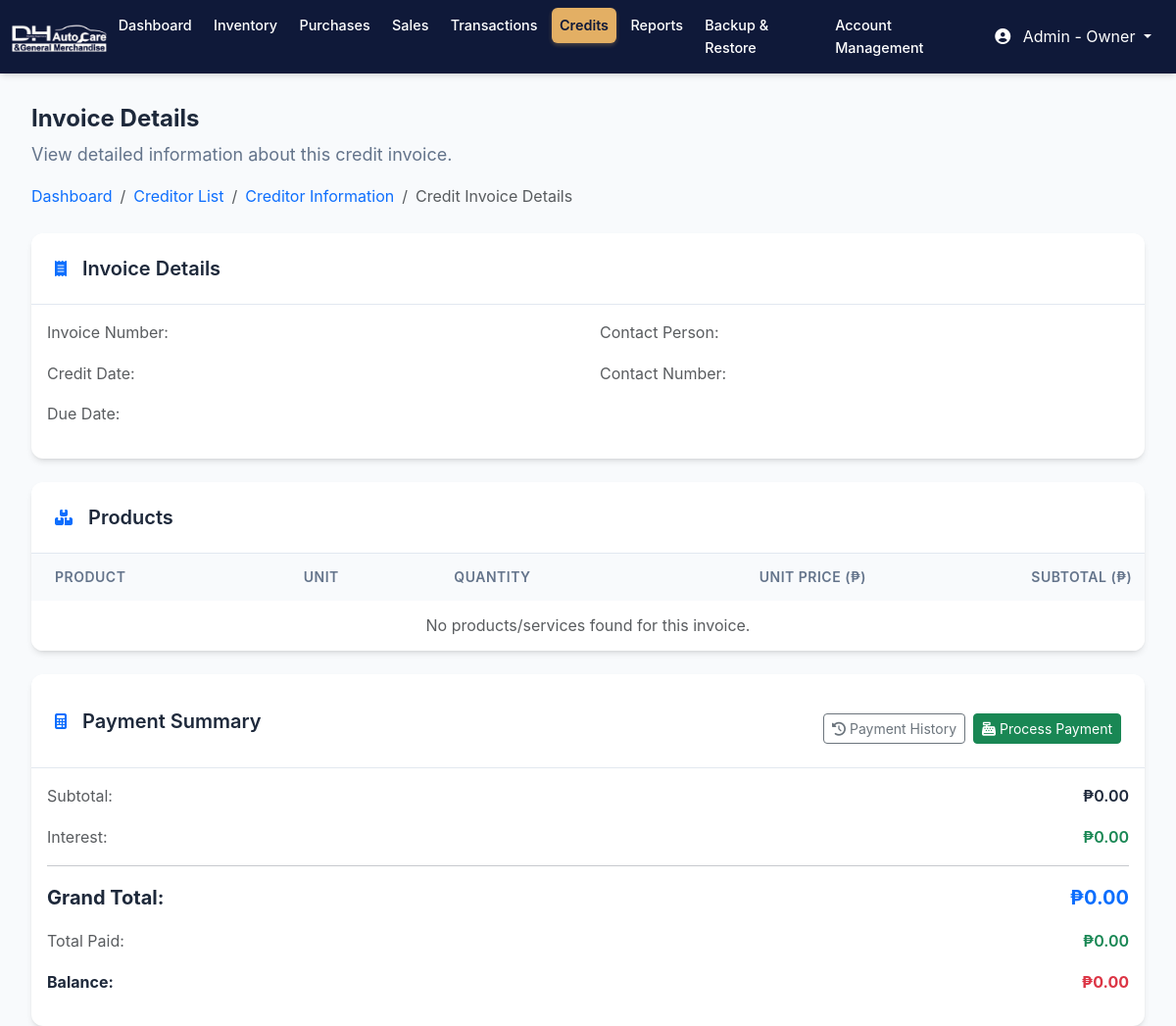
/creditor_invoice_details.php?invoice=INV-2025-00001 (signed in), run on an earlier commit of the app's database.
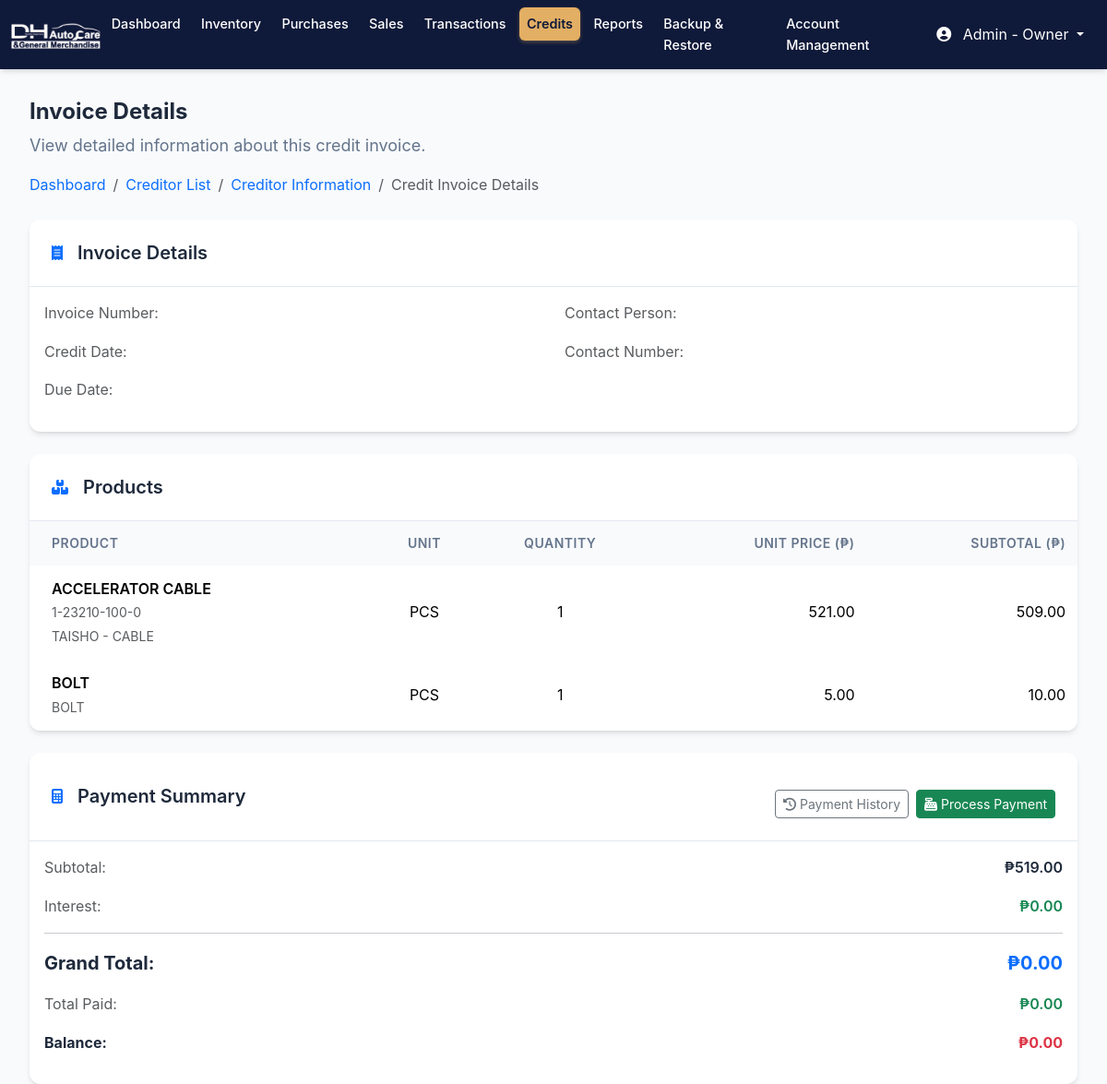
And on a later commit of the database.
### tables this page shows
CREATE TABLE `purchase_transaction_details` (
  `purchased_item_id` int(11) NOT NULL AUTO_INCREMENT,
  `transaction_id` int(11) NOT NULL,
  `product_id` int(11) NOT NULL,
  `purchased_quantity` int(11) NOT NULL CHECK (`purchased_quantity` > 0),
  `unit_price_at_purchase` decimal(10,2) NOT NULL,
  `product_discount` decimal(10,2) DEFAULT 0.00,
  `product_markup` decimal(10,2) NOT NULL,
  `product_subtotal` decimal(10,2) NOT NULL,
  PRIMARY KEY (`purchased_item_id`),
  KEY `transaction_id` (`transaction_id`),
  KEY `product_id` (`product_id`),
  CONSTRAINT `purchase_transaction_details_ibfk_1` FOREIGN KEY (`transaction_id`) REFERENCES `purchase_transactions` (`transaction_id`) ON DELETE CASCADE,
  CONSTRAINT `purchase_transaction_details_ibfk_2` FOREIGN KEY (`product_id`) REFERENCES `tbl_masterlist` (`product_id`) ON DELETE CASCADE
);

CREATE TABLE `tbl_masterlist` (
  `product_id` int(5) NOT NULL AUTO_INCREMENT,
  `item_name` varchar(255) NOT NULL,
  `oem_number` varchar(255) DEFAULT NULL,
  `product_size` varchar(255) NOT NULL,
  `category` varchar(255) DEFAULT NULL,
  `product_brand` varchar(255) DEFAULT NULL,
  `selling_price` decimal(10,2) NOT NULL,
  `unit` varchar(10) NOT NULL,
  `date_added` date NOT NULL,
  `status` varchar(10) NOT NULL,
  `movement_tag` enum('fast','slow','normal','clearance') DEFAULT 'normal',
  PRIMARY KEY (`product_id`)
);

CREATE TABLE `purchase_transactions` (
  `transaction_id` int(11) NOT NULL AUTO_INCREMENT,
  `transaction_date` date NOT NULL,
  `payment_method` varchar(50) NOT NULL,
  `creditor_id` int(11) DEFAULT NULL,
  `subtotal` decimal(10,2) NOT NULL,
  `discount_percentage` decimal(10,2) DEFAULT 0.00,
  `grand_total` decimal(10,2) NOT NULL,
  `external_receipt_no` varchar(50) DEFAULT NULL,
  `invoice_no` varchar(255) NOT NULL,
  `customer_type` varchar(50) DEFAULT NULL,
  `customer_firstName` varchar(255) NOT NULL,
  `customer_middleName` varchar(255) NOT NULL,
  `customer_lastName` varchar(255) NOT NULL,
  `customer_suffix` varchar(255) NOT NULL,
  `created_at` timestamp NOT NULL DEFAULT current_timestamp(),
  PRIMARY KEY (`transaction_id`),
  UNIQUE KEY `external_receipt_no` (`external_receipt_no`),
  KEY `fk_creditor_id` (`creditor_id`),
  CONSTRAINT `fk_creditor_id` FOREIGN KEY (`creditor_id`) REFERENCES `tbl_creditors` (`creditor_id`) ON DELETE CASCADE
);

### creditor_invoice_details.php (the view, shortened to what the changed rows need)
<?php
include 'mycon.php';
$invoiceNo = isset($_GET['invoice']) ? $_GET['invoice'] : '';
$subtotalQuery = "SELECT subtotal FROM purchase_transactions WHERE invoice_no = ? LIMIT 1";
$subtotalStmt = $mysqli->prepare($subtotalQuery);
$subtotalStmt->bind_param('s', $invoiceNo);
$subtotalStmt->execute();
$subtotalResult = $subtotalStmt->get_result();
$subtotalRow = $subtotalResult->fetch_assoc();
$subtotal = $subtotalRow['subtotal'] ?? 0;
$productQuery = "SELECT m.item_name,
                        m.oem_number,
                        m.category,
                        m.product_brand,
                        m.unit,
                        d.purchased_quantity,
                        d.unit_price_at_purchase,
                        d.product_subtotal
                        FROM purchase_transaction_details d
                        LEFT JOIN tbl_masterlist m ON d.product_id = m.product_id
                        JOIN purchase_transactions pt
                        ON d.transaction_id = pt.transaction_id
                        WHERE pt.invoice_no = ?";
$productStmt = $mysqli->prepare($productQuery);
$productStmt->bind_param('s', $invoiceNo);
$productStmt->execute();
$productResult = $productStmt->get_result();
$products = [];
while ($row = $productResult->fetch_assoc()) {
    $products[] = $row;
}
?>
<!DOCTYPE html>
<html lang="en">
<head>
    <link href="bootstrap-5.3.3-dist/css/bootstrap.min.css" rel="stylesheet">
    <link href="assets/docs.css" rel="stylesheet">
    <link rel="stylesheet" href="css/all.min.css">
    <link rel="stylesheet" href="css/fontawesome.min.css">
    <link rel="stylesheet" href="css/jquery-ui.css">
    <link rel="stylesheet" href="css/interfont.css">
    <link rel="stylesheet" href="css/style.css">
</head>
<body>
    <main class="main-content">
        <header class="page-header">
            <div class="header-content">
                <div class="header-left">
                    <h1 class="page-title">Invoice Details</h1>
                </div>
            </div>
        </header>
        <div class="main-container">
            <div class="content-card mb-4">
                <div class="card-body p-0">
                    <div class="table-responsive">
                        <table class="table table-hover mb-0">
                            <thead class="table-light">
                                <tr>
                                    <th class="ps-4">Product</th>
                                    <th class="text-center">Unit</th>
                                    <th class="text-center">Quantity</th>
                                    <th class="text-end">Unit Price (₱)</th>
                                    <th class="text-end">Subtotal (₱)</th>
                                </tr>
                            </thead>
                            <tbody>
                                <?php if (count($products) > 0): ?>
                                    <?php foreach ($products as $prod): ?>
                                    <tr>
                                        <td class="ps-4">
                                            <div class="fw-semibold"><?php echo htmlspecialchars($prod['item_name'] ?? ''); ?></div>
                                            <?php
                                            $partNumberOrSize = '';
                                            if (!empty($prod['oem_number'])) {
                                                $partNumberOrSize = $prod['oem_number'];
                                            } elseif (!empty($prod['product_size'])) {
                                                $partNumberOrSize = $prod['product_size'];
                                            }
                                            if (!empty($partNumberOrSize)) {
                                                echo '<small class="text-muted">' . htmlspecialchars($partNumberOrSize) . '</small><br>';
                                            }
                                            ?>
                                            <small class="text-muted"><?php echo htmlspecialchars($prod['product_brand'] ?? ''); ?><?php if (!empty($prod['product_brand']) && !empty($prod['category'])): ?> - <?php endif; ?><?php echo htmlspecialchars($prod['category'] ?? ''); ?></small>
                                        </td>
                                        <td class="text-center"><?php echo htmlspecialchars($prod['unit'] ?? ''); ?></td>
                                        <td class="text-center"><?php echo htmlspecialchars($prod['purchased_quantity']); ?></td>
                                        <td class="text-end"><?php echo number_format($prod['unit_price_at_purchase'], 2); ?></td>
                                        <td class="text-end"><?php echo number_format($prod['product_subtotal'], 2); ?></td>
                                    </tr>
                                    <?php endforeach; ?>
                                <?php else: ?>
                                    <tr><td colspan="5" class="text-center text-muted">No products/services found for this invoice.</td></tr>
                                <?php endif; ?>
                            </tbody>
                        </table>
                    </div>
                </div>
            </div>
            <div class="content-card">
                <div class="card-body">
                    <div class="row">
                        <div class="col-12">
                            <div class="summary-details">
                                <div class="d-flex justify-content-between mb-3">
                                    <span class="text-muted">Subtotal:</span>
                                    <span class="fw-semibold">₱<?php echo number_format($subtotal, 2); ?></span>
                                </div>
                            </div>
                        </div>
                    </div>
                </div>
            </div>
        </div>
    </main>
</body>
</html>

What changed in the data, as far as the page shows it:
added purchase_transaction_details: product.item_name "ACCELERATOR CABLE", product.oem_number "1-23210-100-0", product.product_brand "TAISHO", product.category "CABLE", product.unit "PCS", purchased_quantity "1", unit_price_at_purchase "521.00", product_subtotal "509.00"
added purchase_transaction_details: product.item_name "BOLT", product.category "BOLT", product.unit "PCS", purchased_quantity "1", unit_price_at_purchase "5.00", product_subtotal "10.00"
added purchase_transactions: subtotal "519.00"
Also different on the page:
$subtotal: "0.00" → (not shown)
text no longer shown: "No products/services found for this invoice."
